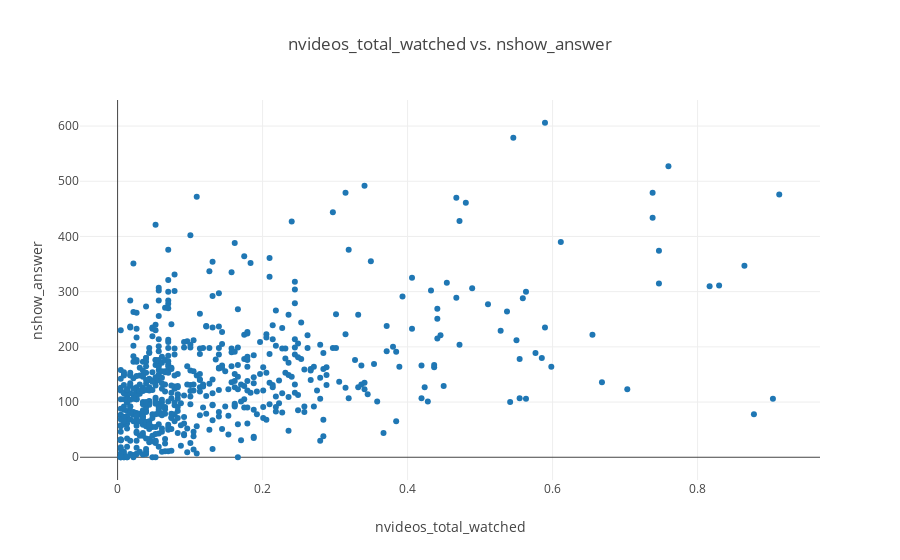

Notebook source saved alongside this figure:
### Code cell
data = [go.Scatter(x=df.nvideos_total_watched,y=df.nshow_answer,text=df.username, mode = 'markers')]
layout = go.Layout(title="nvideos_total_watched vs. nshow_answer",
                   xaxis=dict(title='nvideos_total_watched'),
                   yaxis=dict(title='nshow_answer'),
                   hovermode = 'closest')

fig = go.Figure(data=data, layout=layout)
iplot(fig)

### Figure 1 — Plotly figure (JSON) as saved in the notebook; plotly's stock layout.template omitted (floating-point values rounded to 4 significant figures; data arrays with more than 128 entries replaced by an {"elided": "..."} marker saying what was removed)
{"data": [{"mode": "markers", "text": {"elided": "745 str values"}, "type": "scatter", "x": {"elided": "745 float values"}, "y": {"elided": "745 int values"}}], "layout": {"hovermode": "closest", "title": "nvideos_total_watched vs. nshow_answer", "xaxis": {"title": "nvideos_total_watched"}, "yaxis": {"title": "nshow_answer"}}}
